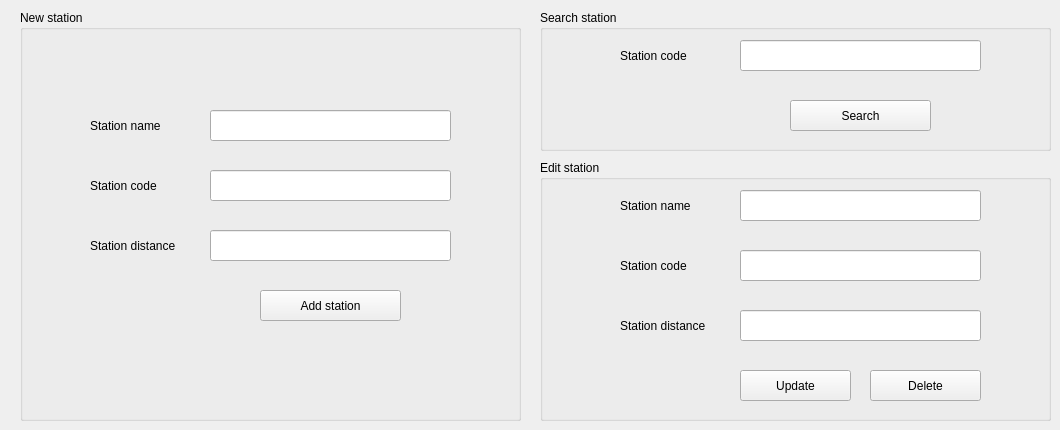
         <widget class="QWidget" name="tab_10">
          <attribute name="title">
           <string>Stations</string>
          </attribute>
          <widget class="QGroupBox" name="groupBox_19">
           <property name="geometry">
            <rect>
             <x>540</x>
             <y>160</y>
             <width>511</width>
             <height>261</height>
            </rect>
           </property>
           <property name="title">
            <string>Edit station</string>
           </property>
           <widget class="QLineEdit" name="lineEdit_16">
            <property name="geometry">
             <rect>
              <x>200</x>
              <y>30</y>
              <width>241</width>
              <height>31</height>
             </rect>
            </property>
           </widget>
           <widget class="QLabel" name="label_66">
            <property name="geometry">
             <rect>
              <x>80</x>
              <y>30</y>
              <width>81</width>
              <height>31</height>
             </rect>
            </property>
            <property name="text">
             <string>Station name</string>
            </property>
           </widget>
           <widget class="QLabel" name="label_67">
            <property name="geometry">
             <rect>
              <x>80</x>
              <y>90</y>
              <width>91</width>
              <height>31</height>
             </rect>
            </property>
            <property name="text">
             <string>Station code</string>
            </property>
           </widget>
           <widget class="QLineEdit" name="lineEdit_17">
            <property name="geometry">
             <rect>
              <x>200</x>
              <y>150</y>
              <width>241</width>
              <height>31</height>
             </rect>
            </property>
           </widget>
           <widget class="QLabel" name="label_68">
            <property name="geometry">
             <rect>
              <x>80</x>
              <y>150</y>
              <width>91</width>
              <height>31</height>
             </rect>
            </property>
            <property name="text">
             <string>Station distance</string>
            </property>
           </widget>
           <widget class="QLineEdit" name="lineEdit_21">
            <property name="geometry">
             <rect>
              <x>200</x>
              <y>90</y>
              <width>241</width>
              <height>31</height>
             </rect>
            </property>
           </widget>
           <widget class="QPushButton" name="pushButton_43">
            <property name="geometry">
             <rect>
              <x>330</x>
              <y>210</y>
              <width>111</width>
              <height>31</height>
             </rect>
            </property>
            <property name="text">
             <string>Delete</string>
            </property>
            <property name="icon">
             <iconset resource="IconResource.qrc">
              <normaloff>:/Icons/Icons/Delete.webp</normaloff>:/Icons/Icons/Delete.webp</iconset>
            </property>
           </widget>
           <widget class="QPushButton" name="pushButton_42">
            <property name="geometry">
             <rect>
              <x>200</x>
              <y>210</y>
              <width>111</width>
              <height>31</height>
             </rect>
            </property>
            <property name="text">
             <string>Update</string>
            </property>
            <property name="icon">
             <iconset resource="IconResource.qrc">
              <normaloff>:/Icons/Icons/Update.webp</normaloff>:/Icons/Icons/Update.webp</iconset>
            </property>
           </widget>
          </widget>
          <widget class="QGroupBox" name="groupBox_13">
           <property name="geometry">
            <rect>
             <x>540</x>
             <y>10</y>
             <width>511</width>
             <height>141</height>
            </rect>
           </property>
           <property name="title">
            <string>Search station</string>
           </property>
           <widget class="QPushButton" name="pushButton_41">
            <property name="geometry">
             <rect>
              <x>250</x>
              <y>90</y>
              <width>141</width>
              <height>31</height>
             </rect>
            </property>
            <property name="text">
             <string>Search</string>
            </property>
            <property name="icon">
             <iconset resource="IconResource.qrc">
              <normaloff>:/Icons/Icons/Search.webp</normaloff>:/Icons/Icons/Search.webp</iconset>
            </property>
           </widget>
           <widget class="QLabel" name="label_43">
            <property name="geometry">
             <rect>
              <x>80</x>
              <y>30</y>
              <width>81</width>
              <height>31</height>
             </rect>
            </property>
            <property name="text">
             <string>Station code</string>
            </property>
           </widget>
           <widget class="QLineEdit" name="lineEdit_13">
            <property name="geometry">
             <rect>
              <x>200</x>
              <y>30</y>
              <width>241</width>
              <height>31</height>
             </rect>
            </property>
           </widget>
           <widget class="QLabel" name="label_69">
            <property name="geometry">
             <rect>
              <x>-80</x>
              <y>100</y>
              <width>61</width>
              <height>31</height>
             </rect>
            </property>
            <property name="text">
             <string>*</string>
            </property>
           </widget>
          </widget>
          <widget class="QGroupBox" name="groupBox_12">
           <property name="geometry">
            <rect>
             <x>20</x>
             <y>10</y>
             <width>501</width>
             <height>411</height>
            </rect>
           </property>
           <property name="title">
            <string>New station</string>
           </property>
           <widget class="QLineEdit" name="lineEdit_10">
            <property name="geometry">
             <rect>
              <x>190</x>
              <y>100</y>
              <width>241</width>
              <height>31</height>
             </rect>
            </property>
           </widget>
           <widget class="QLabel" name="label_40">
            <property name="geometry">
             <rect>
              <x>70</x>
              <y>100</y>
              <width>81</width>
              <height>31</height>
             </rect>
            </property>
            <property name="text">
             <string>Station name</string>
            </property>
           </widget>
           <widget class="QLineEdit" name="lineEdit_11">
            <property name="geometry">
             <rect>
              <x>190</x>
              <y>160</y>
              <width>241</width>
              <height>31</height>
             </rect>
            </property>
           </widget>
           <widget class="QLabel" name="label_41">
            <property name="geometry">
             <rect>
              <x>70</x>
              <y>160</y>
              <width>91</width>
              <height>31</height>
             </rect>
            </property>
            <property name="text">
             <string>Station code</string>
            </property>
           </widget>
           <widget class="QPushButton" name="pushButton_40">
            <property name="geometry">
             <rect>
              <x>240</x>
              <y>280</y>
              <width>141</width>
              <height>31</height>
             </rect>
            </property>
            <property name="text">
             <string>Add station</string>
            </property>
            <property name="icon">
             <iconset resource="IconResource.qrc">
              <normaloff>:/Icons/Icons/Add.webp</normaloff>:/Icons/Icons/Add.webp</iconset>
            </property>
           </widget>
           <widget class="QLineEdit" name="lineEdit_12">
            <property name="geometry">
             <rect>
              <x>190</x>
              <y>220</y>
              <width>241</width>
              <height>31</height>
             </rect>
            </property>
           </widget>
           <widget class="QLabel" name="label_42">
            <property name="geometry">
             <rect>
              <x>70</x>
              <y>220</y>
              <width>91</width>
              <height>31</height>
             </rect>
            </property>
            <property name="text">
             <string>Station distance</string>
            </property>
           </widget>
          </widget>
         </widget>
